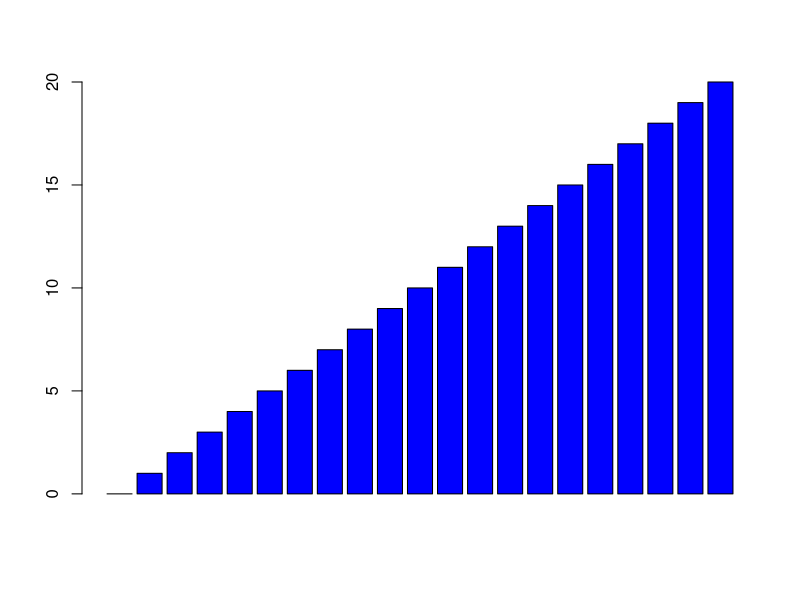
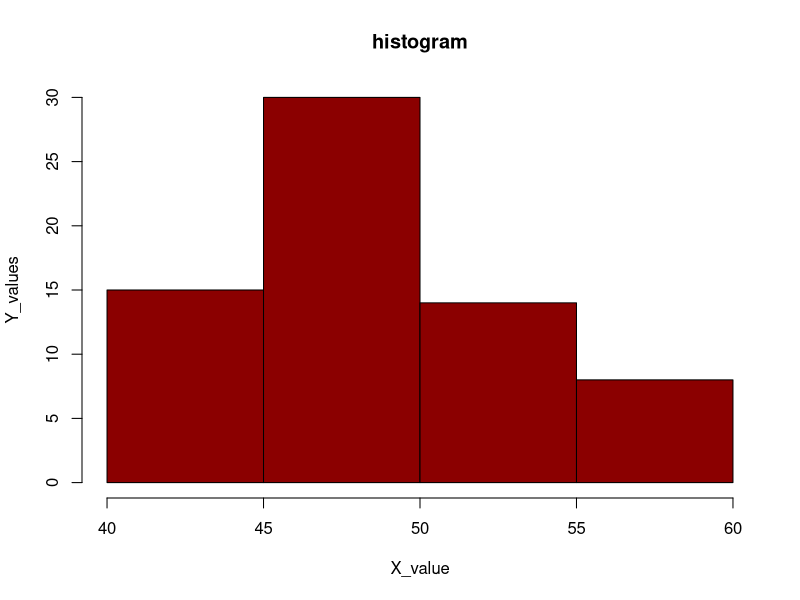

Here is the R script that generated these plots, in order:
m=matrix(,nrow=10,ncol=3)
print("Empty Matrix")
print(m)


M=matrix(c(1:16),nrow=4,byrow=TRUE)
print("Original Matrix")
print(M)



row_names=c("R1","R2","R3","R4")
col_names=c("C1","C2","C3","C4")

M=matrix(c(1:16),nrow=4,byrow=TRUE,dimnames = list(row_names,col_names))
print("Original Matrix")
print(M)



m1=matrix(c(1,2,3,4,5,6),nrow=2)
print("Matrix-1")
print(m1)


m2=matrix(c(0,1,2,3,0,2),nrow=2)
print("Matrix -2")
print(m2)

print(m1+m2)

print(m1-m2)

print(m1 * m2)

print(m1/m2)


row_names = c("row1", "row2", "row3", "row4")
col_names = c("col1", "col2", "col3", "col4")

M= matrix(c(1:16), nrow = 4, byrow = TRUE, dimnames = list(row_names, col_names))

print("Original Matrix:")
print(M)

result = M[M[,3] > 7,]
print("New Submatrix")
print(result)



#Matrix To one Dimensionl array
  

v=c(0:20)
barplot(v,col = "blue")



k=c(rep(42,15),rep(46,30),rep(51,14),rep(56,8))
hist(k,breaks = 4,col = "darkred",main="histogram",xlab = "X_value",ylab = "Y_values")